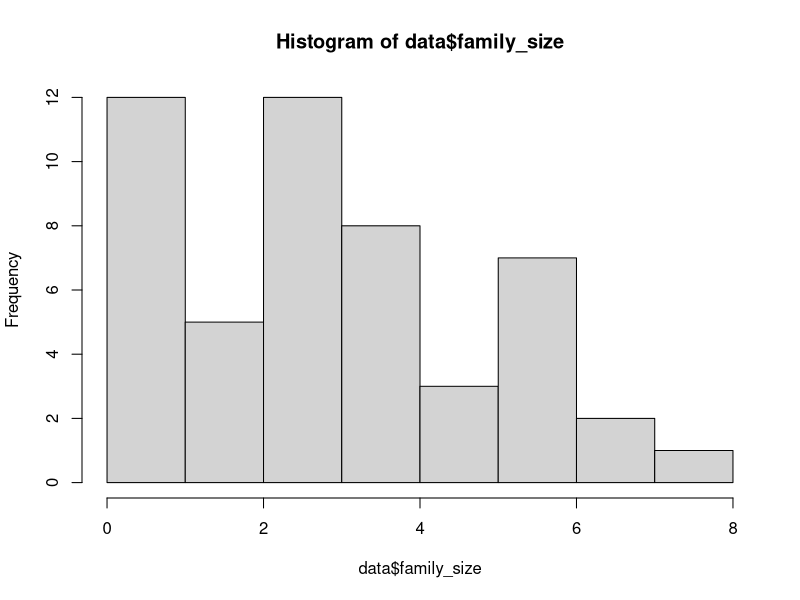
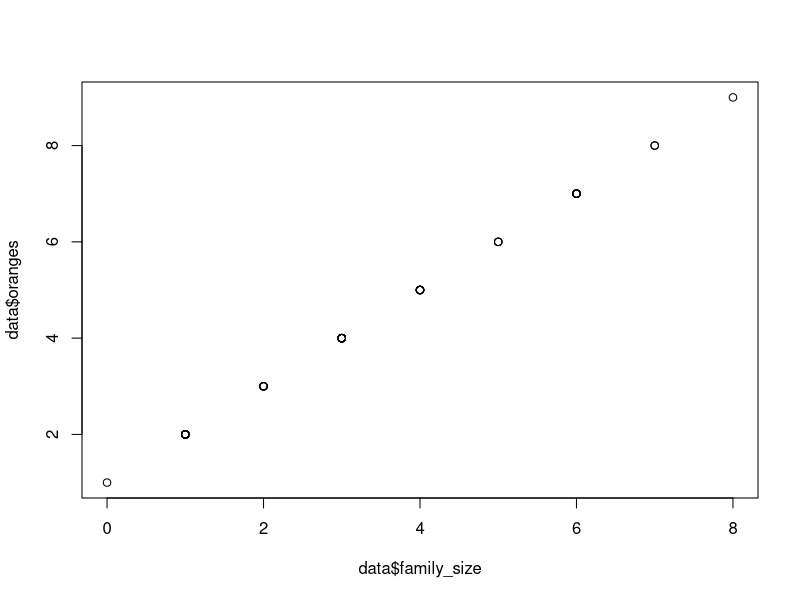
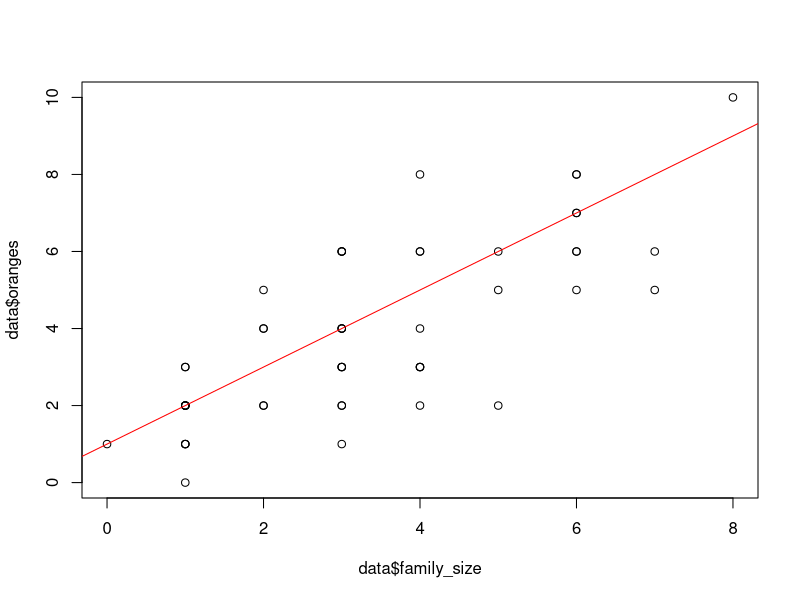
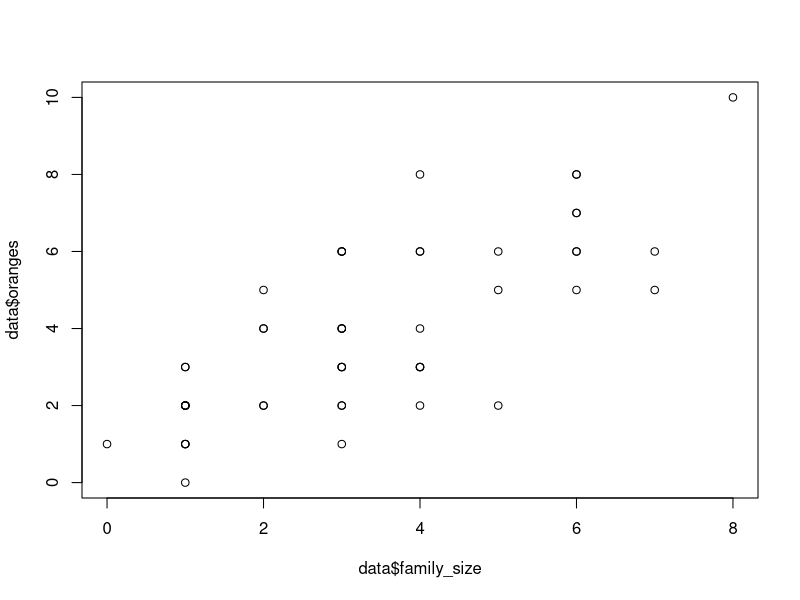
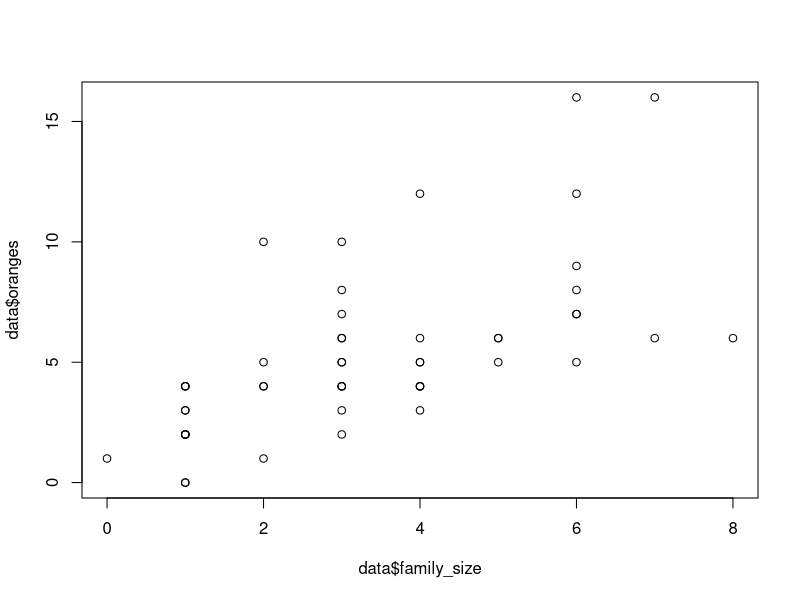
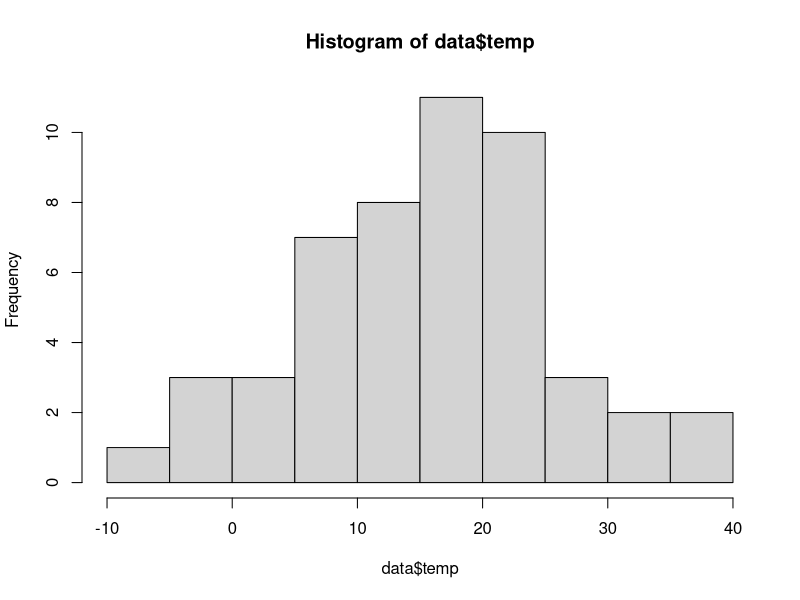

The R source for these figures, in order:
library(dplyr)
# generate simple data

data <- data.frame(
  family_size = rpois(50, 3)
) %>% mutate(oranges = family_size+1)

hist(data$family_size)
plot(x = data$family_size, y = data$oranges)

# ściśle liniowa zależność, możemy precyzyjnie wyliczyć ze wzoru

# teraz wprowadzam trochę losowości
get_preference = function(family_size){
  sapply(family_size, function(x) {
    sum(sample(c(0, 1, 2), size = x, replace = T, prob = c(0.3, 0.5, 0.2)))
    }
    )
}

data <- data %>% mutate(oranges = get_preference(family_size+1))

plot(x = data$family_size, y = data$oranges)
abline(a = 1, b = 1, col = "red")

# suma kwadratów reszt
# y = ax + b + e
# sum(e^2) = sum((y - ax - b)^2)

data$y_fit = data$family_size + 1
data$e = data$oranges - data$y_fit

sum(data$e^2)

# czy mogę dopasować lepiej?

model <- lm(oranges ~ family_size, data = data)
summary(model)

sum(model$residuals^2) # niższe

plot(data$family_size, data$oranges)


# dodanie więcej zmiennych

# promocja - wersja I: liniowa, dodaję więcej pomarańczy
# wersja II: interakcyjna - więcej pomarańczy na każdego kupującego

data$sale = sample(c(0, 1), 50, replace = T, prob = c(0.7, 0.3))
data$oranges = get_preference(data$family_size+1) + data$sale

model <- lm(oranges ~ family_size + sale, data = data)
summary(model)

model <- lm(oranges ~ family_size + family_size*sale, data = data)
summary(model)
  
data$oranges = get_preference(data$family_size+1)*(1 + data$sale)

model <- lm(oranges ~ family_size + sale, data = data)
summary(model)

sum(model$residuals^2)

model <- lm(oranges ~ family_size*sale, data = data)
summary(model)

sum(model$residuals^2) # niższy błąd

plot(data$family_size, data$oranges)

# EFEKTY NIEPRZEWIDYWALNE, USTAWIĆ STABILNE ZIARNO

# dodać zmienną, która nie ma wpływu na y

data$temp = round(rnorm(50, 15, 10))
hist(data$temp)

model <- lm(oranges ~ family_size*sale + temp, data = data)
summary(model)

model <- lm(oranges ~ family_size*sale, data = data)
summary(model) # usunięcie nieistotnej zmiennej poprawia skorygowany R2, ale obniża zwykły

# zmienna może wyjść istotna w 5% przypadków
n_sig <- 0

for(i in 1:1000){
  data$temp = round(rnorm(50, 15, 10))
  model <- lm(oranges ~ family_size*sale + temp, data = data)
  summ <- summary(model)
  p_val <- summ$coefficients["temp",4]
  if(p_val < 0.05) n_sig <- n_sig + 1
}

n_sig
# zgadza się


# ćwiczenie: regresja pozorna

# powtarzaj wiele razy symulację (1000)
# generuj zmienne x i y, które są zależne od swojej przeszłości
# estymuj model i sprawdzaj, w ilu przypdkach p-value jest mniejsze od 5%

n_sig <- 0

for(i in 1:1000){
  
  x = vector()
  y = vector()
  x[1] = 0
  y[1] = 0
  
  for(j in 2:100){
    x[j] = x[j-1]*(-0.9) + rnorm(1)
    y[j] = y[j-1]*(-0.9) + rnorm(1)
  }
  
  model <- lm(y ~ x)
  summ <- summary(model)
  p_val <- summ$coefficients["x",4]
  if(p_val < 0.05) n_sig <- n_sig + 1
}

n_sig

